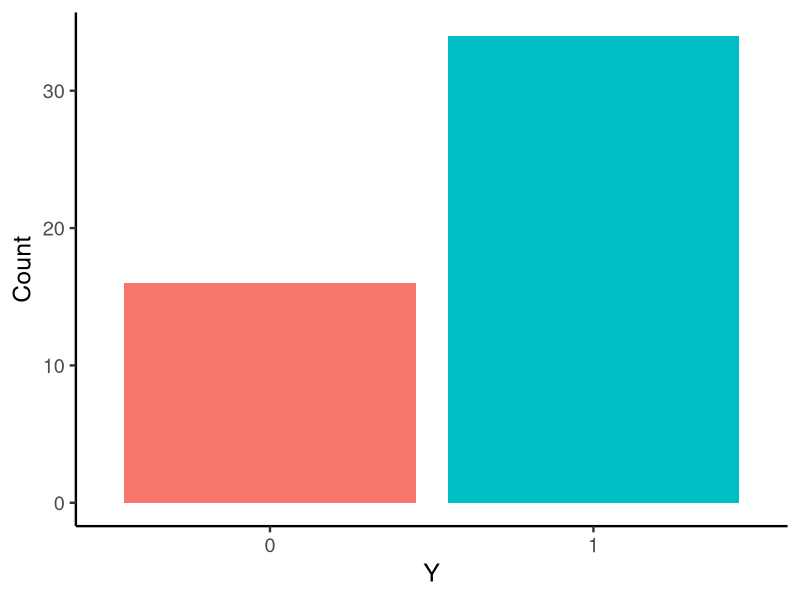
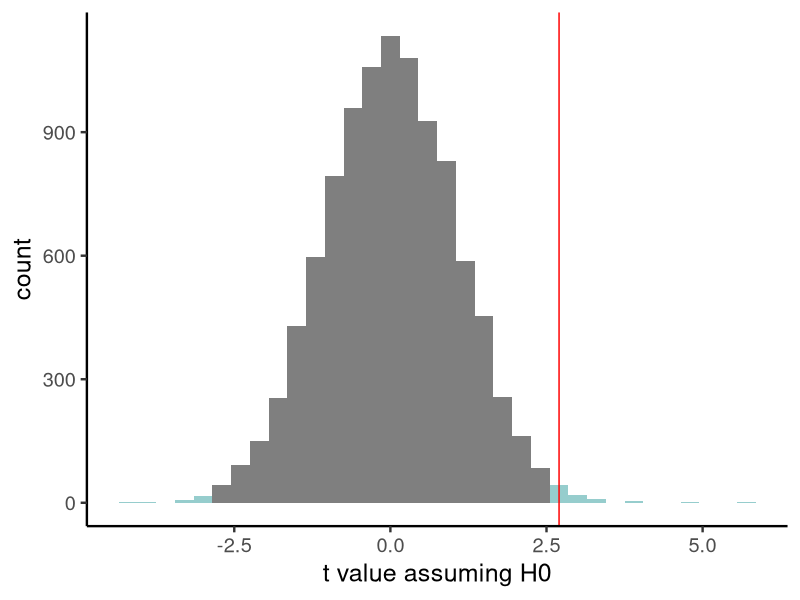
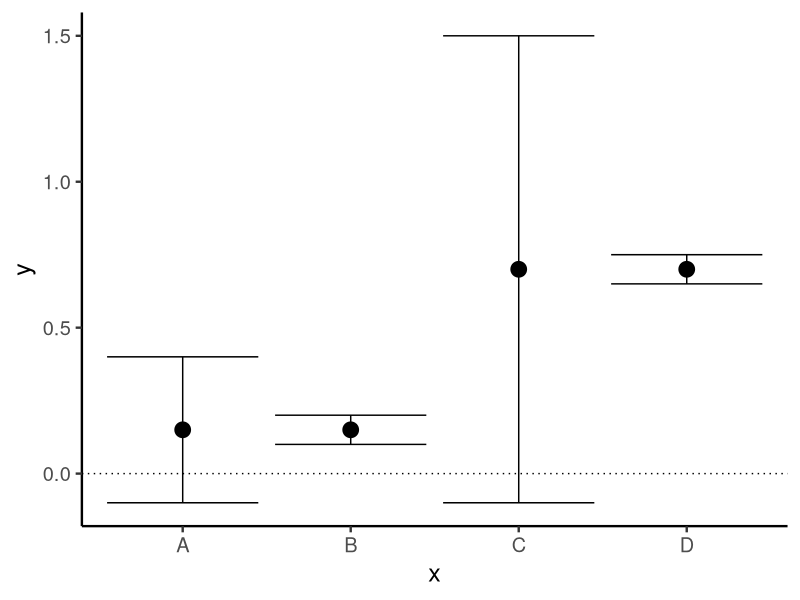
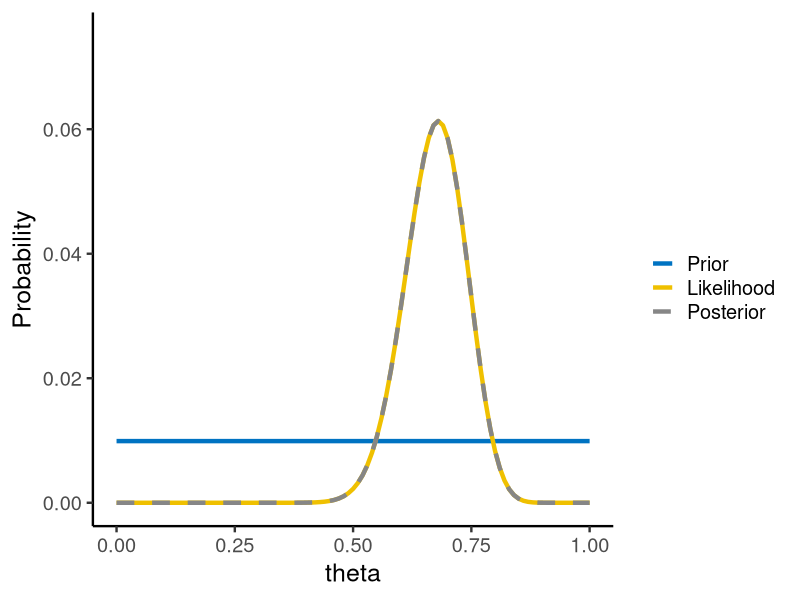

Here is the R script that generated these plots, in order:
## ---- chunk 1
knitr::opts_knit$set(base.dir="../", base.url="/")
knitr::opts_chunk$set(fig.path="assets/images/2021-02-04-bayes-basics/",
                      fig.align = 'center',
                      cache.path = 'cache/',
                      message=FALSE, warning=FALSE,
                      cache=TRUE, echo=TRUE)
## ---- chunk 2
library(tidyr)
library(dplyr)
library(ggplot2)
library(ggsci)
set.seed(12345)
## ---- chunk 3
coin_flip <- function(N, P) rbinom(N, 1, P)

THETA <- 0.7
N <- 50
Y <- coin_flip(N, THETA)
## ---- chunk 4
ggplot(data.frame(), aes(x=factor(Y), fill=factor(Y))) +
    geom_bar(show.legend=FALSE) +
    xlab('Y') + ylab('Count') +
    theme_classic(base_size=18)
## ---- chunk 5
t.value <- function (Y) (mean(Y) - 0.5) / (sd(Y) / sqrt(N))
t <- t.value(Y)
t
## ---- chunk 6
dt.h0 <- replicate(10000, t.value(coin_flip(N, 0.5)))
## ---- chunk 7
data.frame(x=dt.h0) %>%
    mutate(sig=abs(x) >= abs(t)) %>%
    ggplot(aes(x=x, fill=sig)) +
    geom_histogram(binwidth=0.3, show.legend=FALSE) +
    geom_vline(xintercept=t, color='red') +
    scale_fill_manual(values=c('grey50', 'paleturquoise3')) +
    xlab('t value assuming H0') +
    theme_classic(base_size=18)
## ---- chunk 8
p <- mean(abs(dt.h0) >= abs(t))
writeLines(sprintf('t: %.2f\t\tp: %.2f', t, p))
## ---- chunk 9
ggplot(data.frame(x=c('A', 'B', 'C', 'D'),
                  y=c(0.15, 0.15, 0.7, 0.7),
                  ci=c(.25, .05, .8, .05))) +
    aes(x=x, y=y, ymin=y-ci, ymax=y+ci) +
    geom_point(size=5) +
    geom_errorbar() +
    geom_hline(yintercept=0, linetype='dotted') +
    theme_classic(18)
## ---- chunk 10
normalize <- function(x) x / sum(x)
prior.beta <- function(theta, alpha=1, beta=1) dbeta(theta, alpha, beta)
L <- function(Y, theta) exp(sum(log(dbinom(Y, 1, theta))))

df <- expand_grid(theta=seq(0, 1, 0.01)) %>%
    group_by(theta) %>%
    summarize(likelihood=L(Y, theta),
              prior=prior.beta(theta)) %>%
    ungroup() %>%
    mutate(prior=normalize(prior),
           likelihood=normalize(likelihood),
           posterior=normalize(likelihood * prior))
## ---- chunk 11
ggplot(df) +
    aes(x=theta) +
    geom_line(aes(y=prior, color='A'), size=1.5) + ylim(0, 0.075) +
    geom_line(aes(y=likelihood, color='B'), size=1.5) +
    geom_line(aes(y=posterior, color='C'), size=1.5, linetype='dashed') +
    ylab('Probability') +
    scale_color_jco(name='', labels=c('Prior', 'Likelihood', 'Posterior')) +
    theme_classic(18)
